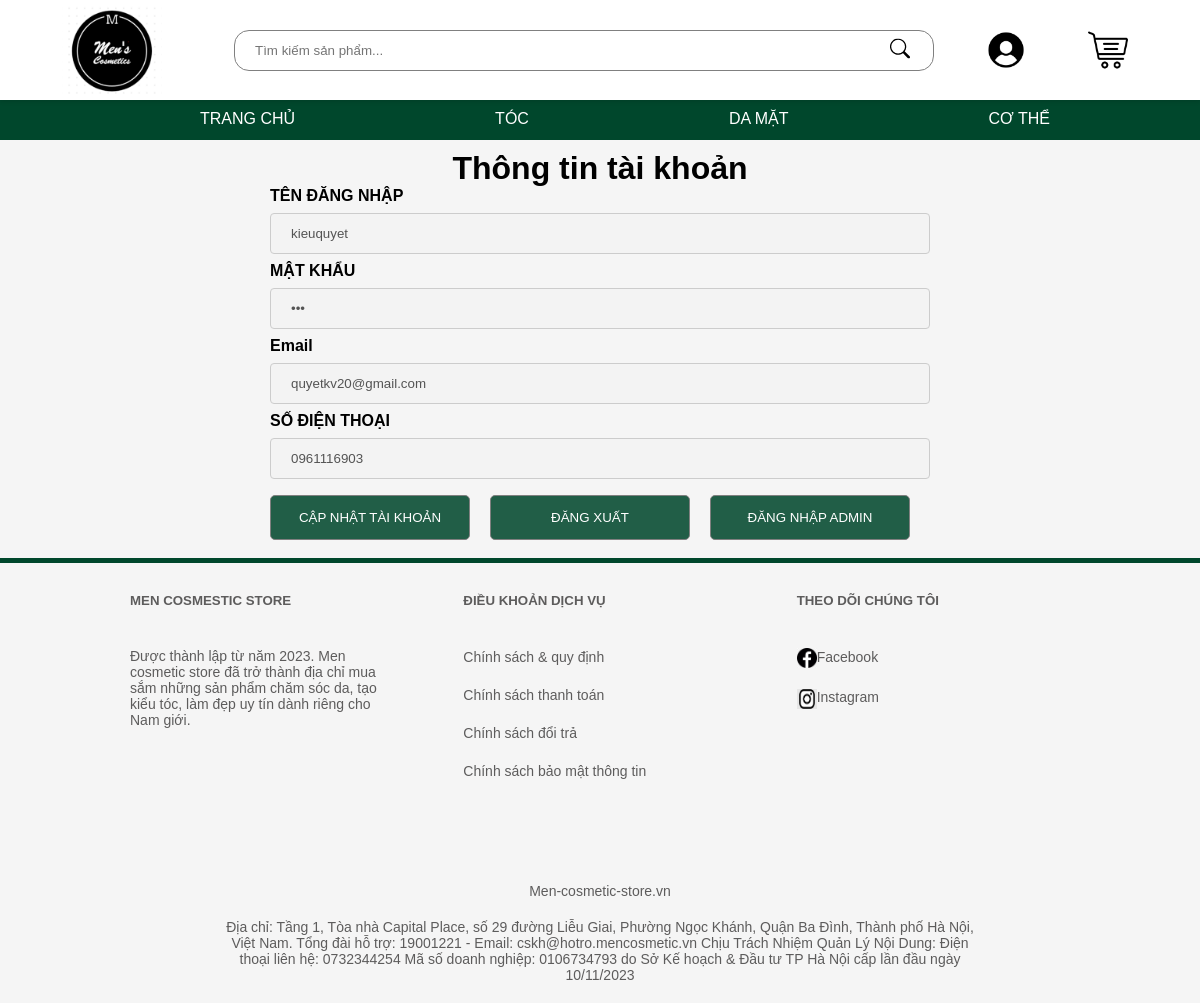
Page /index.php?act=qltaikhoan (signed in) on the committed database.
### tables this page shows
CREATE TABLE `nguoidung` (
  `id` int(11) NOT NULL,
  `user` varchar(50) NOT NULL,
  `pass` varchar(255) NOT NULL,
  `email` varchar(255) NOT NULL,
  `address` varchar(255) DEFAULT NULL,
  `tel` varchar(10) NOT NULL,
  `role` enum('nguoidung','admin') NOT NULL
);

### model/pdo.php (called while the page is built, shortened)
<?php
function pdo_get_connection(){
    $dburl = "mysql:host=localhost;dbname=duan1;charset=utf8";
    $username = 'root';
    $password = '';
    $conn = new PDO($dburl, $username, $password);
    $conn->setAttribute(PDO::ATTR_ERRMODE, PDO::ERRMODE_EXCEPTION);
    return $conn;
}
function pdo_query_one($sql){
    $sql_args = array_slice(func_get_args(), 1);
    try{
        $conn = pdo_get_connection();
        $stmt = $conn->prepare($sql);
        $stmt->execute($sql_args);
        $row = $stmt->fetch(PDO::FETCH_ASSOC);
        return $row;
    }
    catch(PDOException $e){
        throw $e;
    }
    finally{
        unset($conn);
    }
}

### model/taikhoan.php (called while the page is built, shortened)
<?php
    function loadone_tk($id){
        $sql = "SELECT *FROM nguoidung WHERE id=" . $id;
        $tk = pdo_query_one($sql);
        return $tk;
    }
?>

### view/quanlitaikhoan.php (the view)
<div class="qltk">
    <h1>Thông tin tài khoản</h1>
    <?php extract($tk) ?>
    <label for="uname"><b>TÊN ĐĂNG NHẬP</b></label>
    <input type="text" placeholder="" name="user" value="<?= $user ?>" disabled class="ip-text">
    <label for="psw"><b>MẬT KHẨU</b></label>
    <input type="password" placeholder="" name="pass" value="<?= $pass ?>" disabled class="ip-text">
    <label for="psw"><b>Email</b></label>
    <input type="email" placeholder="" name="email" value="<?= $email ?>" disabled class="ip-text">
    <label for="psw"><b>SỐ ĐIỆN THOẠI</b></label>
    <input type="email" placeholder="" name="tel" value=" <?= $tel ?>" disabled class="ip-text">
    <div class="btn-dx-dmk">
        <div><a href="index.php?act=updatetk"><button>CẬP NHẬT TÀI KHOẢN</button></a></div>
        <div><a href="index.php?act=thoat"><button>ĐĂNG XUẤT </button></a></div>
        <div> <?php if ($role == 'admin') { ?>
                <a href="admin/index.php?act=home"><button>ĐĂNG NHẬP ADMIN </button></a>
            <?php } ?>
        </div>
    </div>
</div>

### css/formadd.css (style rules this page uses)
label { margin-bottom: 8px; font-weight: bold; }
input { padding: 8px; margin-bottom: 16px; border: 1px solid #ccc; border-radius: 4px; }

### css/css.css (style rules this page uses)
* { margin: 0; padding: 0; box-sizing: border-box; }
body { font-family: 'Open Sans', sans-serif; background-color: #F5F5F5; }

### css/login.css (style rules this page uses)
input[type=text], input[type=password] ,input[type=email] { width: 100%; padding: 12px 20px; margin: 8px 0; display: inline-block; border: 1px solid #ccc; box-sizing: border-box; }
.btn-dn input[type=submit],button { background-color: #00472cdd; color: white; padding: 14px 20px; margin: 8px 0; border: none; cursor: pointer; width: 30%; border-radius: 5px; }

### css/slideshow.css (style rules this page uses)
* { box-sizing: border-box }
body { font-family: Verdana, sans-serif; margin:0 }

### css/qltk.css (style rules this page uses)
.qltk { width: 55%; margin: auto; }
.qltk h1 { text-align: center; }
.qltk button { width: 100%; border: 0.5px solid gray; }
.btn-dx-dmk { display: flex; width: 100%; margin-bottom: 10px; }
.btn-dx-dmk a { font-size: small; }
.btn-dx-dmk div { margin-right: 20px; justify-content: right; width: 200px; }

### rows in the picture
nguoidung: user "kieuquyet", email "quyetkv20@gmail.com", tel "0961116903"
